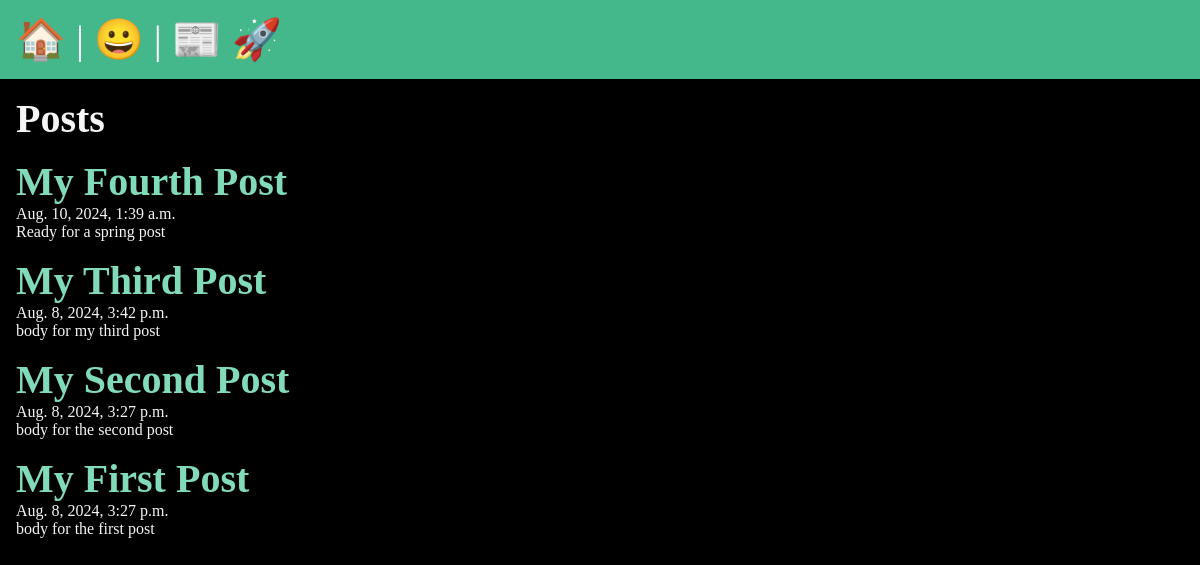
/posts/, run on the app's committed database.
### posts/models.py (models this page shows, shortened)
class Post(models.Model):
    title = models.CharField(max_length=75)
    body = models.TextField()
    slug = models.SlugField()
    date = models.DateTimeField(auto_now_add=True)
    banner = models.ImageField(default='fallback.png', blank=True)

### posts/views.py (the view)
# urls.py: path('', views.posts_list, name='list'),
def posts_list(request):
    posts = Post.objects.all().order_by('-date')
    return render(request, 'posts/posts_list.html', {'posts' : posts} )

### posts/templates/posts/posts_list.html (shortened to what this page needs)
{% extends "layout.html" %}
{% block content %}
    <section>
        <h1>Posts</h1>
        {% for post in posts  %}
            <article class="post">
                <h2>
                    <a href="{% url 'posts:post_page' slug=post.slug %}">
                        {{post.title}}
                    </a>
                </h2>
                <p> {{post.date}} </p>
                <p> {{post.body}} </p>
            </article>
        {% endfor %}
    </section>
{% endblock content %}

### data on the page
Post: title "My Fourth Post", date "Aug. 10, 2024, 1:39 a.m.", body "Ready for a spring post"
Post: title "My Third Post", date "Aug. 8, 2024, 3:42 p.m.", body "body for my third post"
Post: title "My Second Post", date "Aug. 8, 2024, 3:27 p.m.", body "body for the second post"
Post: title "My First Post", date "Aug. 8, 2024, 3:27 p.m.", body "body for the first post"
